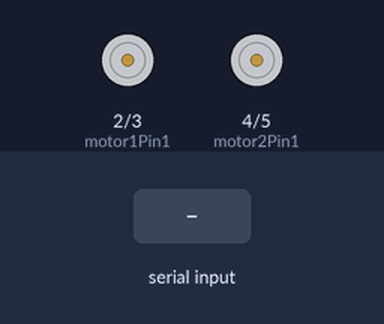
This sketch was run on a simulated Arduino Uno, built with avr-gcc and run on an emulated ATmega328P. On the bench: motor-driver pin pairs drawn as motors (green arrow = first pin HIGH = forward, orange = second pin HIGH = backward, longer = more drive). The inputs (shaded band) are chosen by the test bench.

Above: at 1.2 s.
1.3 s: "f" received over Serial
At 1.9 s:
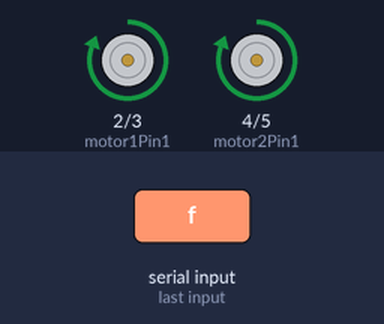
2.8 s: "b" received over Serial
At 4.0 s:
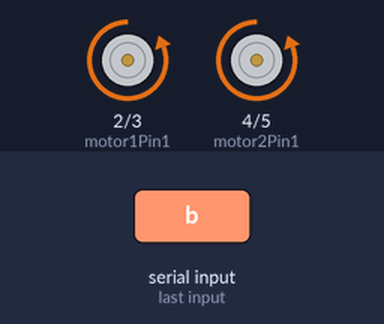
4.3 s: "l" received over Serial
At 5.4 s:
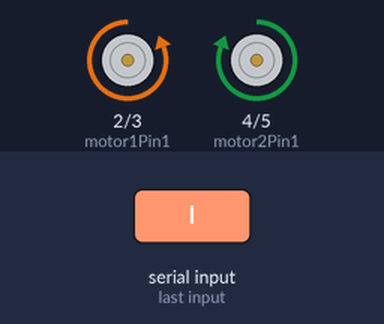
5.8 s: "r" received over Serial
At 6.5 s:
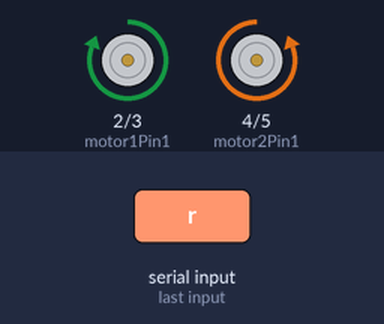
7.3 s: "s" received over Serial
At 7.7 s:
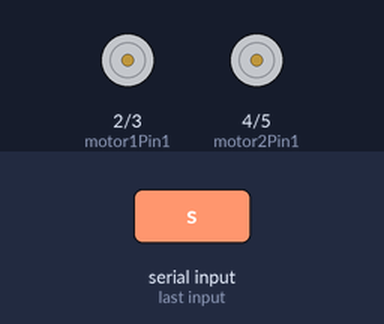
Timing chart, 0 to 9.8 s (numbered marks = the images above; inputs shaded):
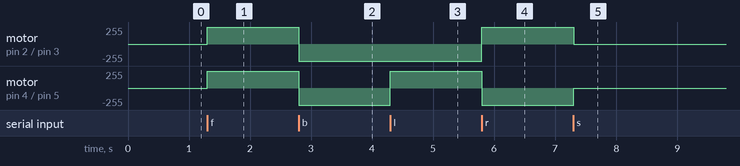

The sketch:

Arduino_Code.ino
```cpp
// Motor Driver Pins
int motor1Pin1 = 2;   // IN1
int motor1Pin2 = 3;   // IN2
int motor2Pin1 = 4;   // IN3
int motor2Pin2 = 5;   // IN4

char command;  // Variable to receive Bluetooth command

void setup() {
  // Set all motor pins as output
  pinMode(motor1Pin1, OUTPUT);
  pinMode(motor1Pin2, OUTPUT);
  pinMode(motor2Pin1, OUTPUT);
  pinMode(motor2Pin2, OUTPUT);

  // Start serial communication at 9600 baud
  Serial.begin(9600);
}

void loop() {
  if (Serial.available() > 0) {
    command = Serial.read();
    command = tolower(command); // make command lowercase to avoid case issues

    switch(command) {
      case 'f': // forward
        forward();
        break;
      case 'b': // backward
        backward();
        break;
      case 'l': // left
        left();
        break;
      case 'r': // right
        right();
        break;
      case 's': // stop
        stopMotors();
        break;
      default:
        stopMotors();
    }
  }
}

void forward() {
  digitalWrite(motor1Pin1, HIGH);
  digitalWrite(motor1Pin2, LOW);
  digitalWrite(motor2Pin1, HIGH);
  digitalWrite(motor2Pin2, LOW);
}

void backward() {
  digitalWrite(motor1Pin1, LOW);
  digitalWrite(motor1Pin2, HIGH);
  digitalWrite(motor2Pin1, LOW);
  digitalWrite(motor2Pin2, HIGH);
}

void left() {
  digitalWrite(motor1Pin1, LOW);
  digitalWrite(motor1Pin2, HIGH);
  digitalWrite(motor2Pin1, HIGH);
  digitalWrite(motor2Pin2, LOW);
}

void right() {
  digitalWrite(motor1Pin1, HIGH);
  digitalWrite(motor1Pin2, LOW);
  digitalWrite(motor2Pin1, LOW);
  digitalWrite(motor2Pin2, HIGH);
}

void stopMotors() {
  digitalWrite(motor1Pin1, LOW);
  digitalWrite(motor1Pin2, LOW);
  digitalWrite(motor2Pin1, LOW);
  digitalWrite(motor2Pin2, LOW);
}
```

Measured:
- after the input at 1.3 s, motor on pin 2 (motor1Pin1) / pin 3 (motor1Pin2), motor on pin 4 (motor2Pin1) / pin 5 (motor2Pin2): stopped → forward 255/255 at once
- after the input at 2.8 s, motor on pin 2 (motor1Pin1) / pin 3 (motor1Pin2), motor on pin 4 (motor2Pin1) / pin 5 (motor2Pin2): forward 255/255 → backward 255/255 at once
- after the input at 4.3 s, motor on pin 4 (motor2Pin1) / pin 5 (motor2Pin2): backward 255/255 → forward 255/255 at once
- after the input at 5.8 s, motor on pin 2 (motor1Pin1) / pin 3 (motor1Pin2): backward 255/255 → forward 255/255 at once; motor on pin 4 (motor2Pin1) / pin 5 (motor2Pin2): forward 255/255 → backward 255/255 at once
- after the input at 7.3 s, motor on pin 2 (motor1Pin1) / pin 3 (motor1Pin2): forward 255/255 → stopped at once; motor on pin 4 (motor2Pin1) / pin 5 (motor2Pin2): backward 255/255 → stopped at once
